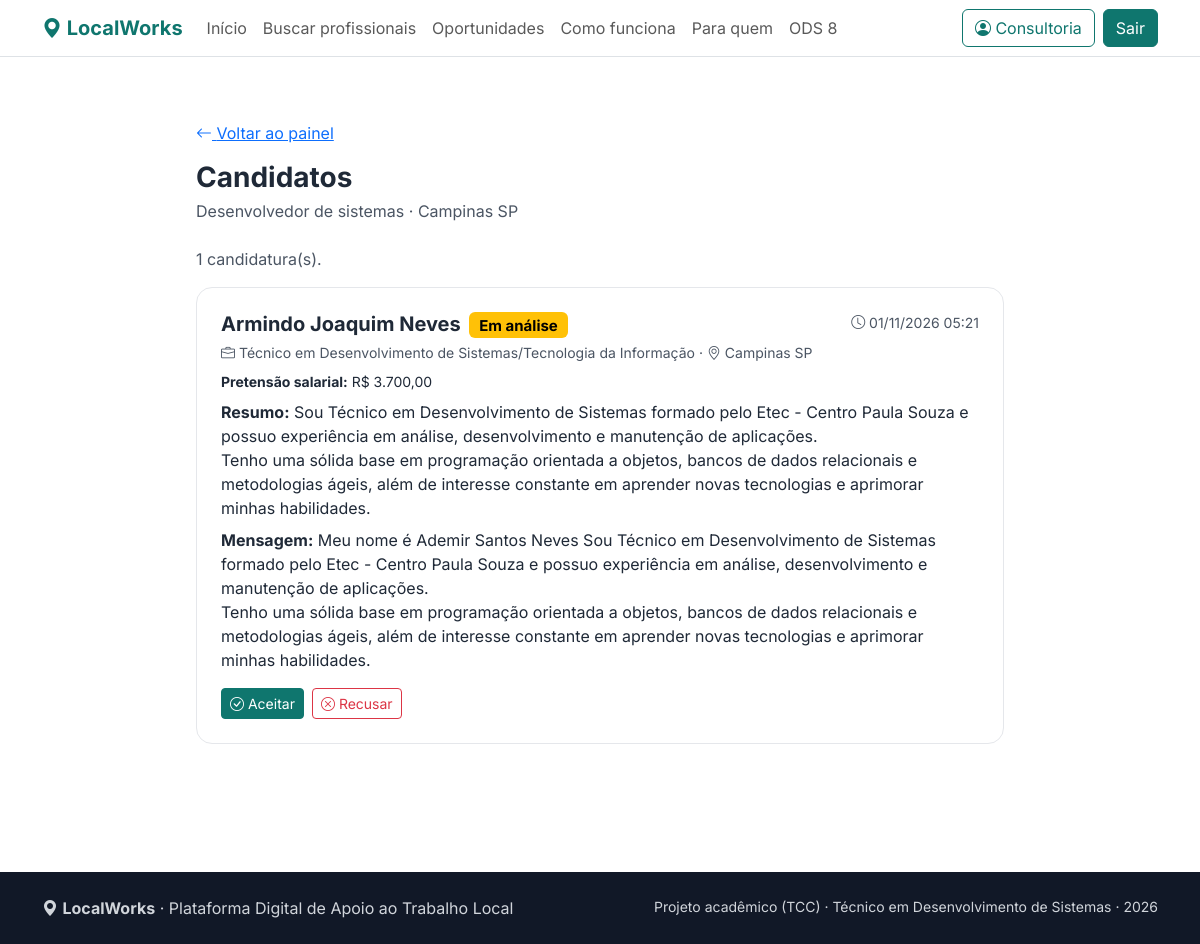
The app's page /candidatos.php?id=1 (signed in) with its own data.
### tables this page shows
CREATE TABLE `oportunidade` (
  `id_oportunidade` int(10) UNSIGNED NOT NULL,
  `titulo` varchar(100) NOT NULL,
  `descricao` text DEFAULT NULL,
  `localizacao` varchar(100) DEFAULT NULL,
  `valor_proposto` decimal(10,2) DEFAULT NULL,
  `publicada` tinyint(1) NOT NULL DEFAULT 1,
  `data_publicacao` datetime NOT NULL DEFAULT current_timestamp(),
  `id_contratante` int(10) UNSIGNED NOT NULL,
  `id_categoria` int(10) UNSIGNED NOT NULL
);

CREATE TABLE `candidatura` (
  `id_candidatura` int(10) UNSIGNED NOT NULL,
  `id_oportunidade` int(10) UNSIGNED NOT NULL,
  `id_usuario` int(10) UNSIGNED NOT NULL,
  `mensagem` text DEFAULT NULL,
  `status` enum('enviada','aceita','recusada') NOT NULL DEFAULT 'enviada',
  `data_candidatura` datetime NOT NULL DEFAULT current_timestamp()
);

CREATE TABLE `usuario` (
  `id_usuario` int(10) UNSIGNED NOT NULL,
  `nome` varchar(100) NOT NULL,
  `email` varchar(100) NOT NULL,
  `telefone` varchar(20) DEFAULT NULL,
  `senha` varchar(255) NOT NULL
);

CREATE TABLE `candidato` (
  `id_candidato` int(10) UNSIGNED NOT NULL,
  `area_interesse` varchar(100) NOT NULL,
  `cidade` varchar(100) DEFAULT NULL,
  `resumo` text DEFAULT NULL,
  `pretensao_salarial` decimal(10,2) DEFAULT NULL
);

### includes/iniciar.php (called while the page is built, shortened)
<?php
require_once __DIR__ . '/../src/Conexao.php';
function e(mixed $texto): string
{
    return htmlspecialchars((string) $texto, ENT_QUOTES, 'UTF-8');
}
function formatarValor(mixed $valor): string
{
    return 'R$ ' . number_format((float) $valor, 2, ',', '.');
}
function usuarioLogado(): ?array
{
    return $_SESSION['usuario'] ?? null;
}

### src/Conexao.php (called while the page is built, shortened)
<?php
final class Conexao
{
    private static ?PDO $pdo = null;
    public static function obter(): PDO
    {
        if (self::$pdo instanceof PDO) {
            return self::$pdo;
        }
        $host = '127.0.0.1';
        $porta = '3306';
        $banco = 'LocalWorks_DB';
        $usuario = 'root';
        $senha = '';
        $dsn = "mysql:host={$host};port={$porta};dbname={$banco};charset=utf8mb4";
        self::$pdo = new PDO($dsn, $usuario, $senha, [
            PDO::ATTR_ERRMODE => PDO::ERRMODE_EXCEPTION,
            PDO::ATTR_DEFAULT_FETCH_MODE => PDO::FETCH_ASSOC,
            PDO::ATTR_EMULATE_PREPARES => false,
        ]);
        return self::$pdo;
    }
}

### src/Candidatura.php (called while the page is built, shortened)
<?php
require_once __DIR__ . '/Conexao.php';
final class Candidatura
{
    private static function rodar(string $sql, array $params = []): PDOStatement
    {
        $stmt = Conexao::obter()->prepare($sql);
        $stmt->execute($params);
        return $stmt;
    }
    public static function rotulo(string $status): string
    {
        return match ($status) {
            'aceita' => 'Aceita',
            'recusada' => 'Recusada',
            default => 'Em análise',
        };
    }
    public static function classe(string $status): string
    {
        return match ($status) {
            'aceita' => 'text-bg-success',
            'recusada' => 'text-bg-secondary',
            default => 'text-bg-warning',
        };
    }
    public static function oportunidadeDoContratante(
        int $idOportunidade,
        int $idContratante
    ): ?array {
        return self::rodar(
            'SELECT id_oportunidade, titulo, localizacao, publicada
             FROM oportunidade
             WHERE id_oportunidade = ? AND id_contratante = ?',
            [$idOportunidade, $idContratante]
        )->fetch() ?: null;
    }
    public static function candidatos(int $idOportunidade, int $idContratante): array
    {
        return self::rodar(
            "SELECT
                ca.id_candidatura,
                ca.mensagem,
                ca.status,
                ca.data_candidatura,
                u.id_usuario,
                u.nome,
                t.id_trabalhador IS NOT NULL AS eh_trabalhador,
                COALESCE(c.area_interesse, t.especialidade) AS area,
                COALESCE(c.cidade, t.area_atendimento) AS cidade,
                COALESCE(c.resumo, t.descricao_perfil) AS resumo,
                c.pretensao_salarial,
                CASE WHEN ca.status = 'aceita' THEN u.email END AS email,
                CASE WHEN ca.status = 'aceita' THEN u.telefone END AS telefone
             FROM candidatura ca
             INNER JOIN oportunidade o
                ON o.id_oportunidade = ca.id_oportunidade
             INNER JOIN usuario u
                ON u.id_usuario = ca.id_usuario
             LEFT JOIN candidato c
                ON c.id_candidato = u.id_usuario
             LEFT JOIN trabalhador t
                ON t.id_trabalhador = u.id_usuario
             WHERE ca.id_oportunidade = ?
               AND o.id_contratante = ?
             ORDER BY ca.data_candidatura DESC, ca.id_candidatura DESC",
            [$idOportunidade, $idContratante]
        )->fetchAll();
    }
}

### public/candidatos.php (the view, shortened to what this page needs)
<?php
require_once __DIR__ . '/../includes/iniciar.php';
require_once __DIR__ . '/../src/Candidatura.php';
$u = usuarioLogado();
$idContratante = (int) $u['id'];
$idOp = (int) ($_GET['id'] ?? 0);
$erro = '';
$op = null;
$candidatos = [];
try {
    $op = Candidatura::oportunidadeDoContratante($idOp, $idContratante);
} catch (Throwable $ex) {
    error_log('candidatos.php: ' . $ex->getMessage());
    $erro = 'Não foi possível carregar os candidatos agora.';
}
if ($op) {
    try {
        $candidatos = Candidatura::candidatos($idOp, $idContratante);
    } catch (Throwable $ex) {
        error_log('candidatos.php: ' . $ex->getMessage());
        $erro = 'Não foi possível carregar os candidatos agora.';
    }
} elseif (!$erro) {
    http_response_code(404);
}
require_once __DIR__ . '/../includes/cabecalho.php';
?>
<section class="secao">
    <div class="container" style="max-width: 52rem;">
        <a href="painel.php" class="d-inline-block mb-3">
            <i class="bi bi-arrow-left"></i> Voltar ao painel
        </a>
        <?php if (!$op): ?>
            <?php if (!$erro): ?>
                <div class="alert alert-warning" role="alert">
                    Oportunidade não encontrada ou não pertence a você.
                </div>
            <?php endif; ?>
        <?php else: ?>
            <h1 class="h3 fw-bold mb-1">Candidatos</h1>
            <p class="text-secondary mb-4">
                <?= e($op['titulo']) ?> · <?= e($op['localizacao'] ?: 'Local não informado') ?>
            </p>
            <?php if (!$candidatos): ?>
                <p class="text-secondary">Ainda não há candidaturas para esta oportunidade.</p>
            <?php else: ?>
                <p class="text-secondary"><?= count($candidatos) ?> candidatura(s).</p>
                <?php foreach ($candidatos as $c): ?>
                    <div class="cartao bg-white p-4 mb-3">
                        <div class="d-flex flex-column flex-md-row justify-content-between gap-2 mb-2">
                            <div>
                                <h2 class="h5 fw-bold mb-1">
                                    <?= e($c['nome']) ?>
                                    <span class="badge <?= e(Candidatura::classe($c['status'])) ?> ms-1">
                                        <?= e(Candidatura::rotulo($c['status'])) ?>
                                    </span>
                                </h2>
                                <p class="small text-secondary mb-0">
                                    <i class="bi bi-briefcase"></i>
                                    <?= e($c['area'] ?: 'Área não informada') ?>
                                    · <i class="bi bi-geo-alt"></i>
                                    <?= e($c['cidade'] ?: 'Cidade não informada') ?>
                                </p>
                            </div>
                            <span class="small text-secondary text-nowrap">
                                <i class="bi bi-clock"></i>
                                <?= e(date('d/m/Y H:i', strtotime($c['data_candidatura']))) ?>
                            </span>
                        </div>
                        <?php if ($c['pretensao_salarial'] !== null): ?>
                            <p class="small mb-2">
                                <strong>Pretensão salarial:</strong>
                                <?= e(formatarValor($c['pretensao_salarial'])) ?>
                            </p>
                        <?php endif; ?>
                        <?php if ($c['resumo']): ?>
                            <p class="mb-2">
                                <strong>Resumo:</strong>
                                <?= nl2br(e(mb_strimwidth((string) $c['resumo'], 0, 400, '…'))) ?>
                            </p>
                        <?php endif; ?>
                        <?php if ($c['mensagem']): ?>
                            <p class="mb-3">
                                <strong>Mensagem:</strong>
                                <?= nl2br(e($c['mensagem'])) ?>
                            </p>
                        <?php endif; ?>
                        <div class="d-flex flex-wrap gap-2">
                            <?php if ($c['status'] !== 'aceita'): ?>
                                <form method="post" class="m-0">
                                    <button class="btn btn-primary btn-sm" type="submit">
                                        <i class="bi bi-check-circle"></i> Aceitar
                                    </button>
                                </form>
                            <?php endif; ?>
                            <?php if ($c['status'] !== 'recusada'): ?>
                                <form method="post" class="m-0">
                                    <button class="btn btn-outline-danger btn-sm" type="submit">
                                        <i class="bi bi-x-circle"></i> Recusar
                                    </button>
                                </form>
                            <?php endif; ?>
                        </div>
                    </div>
                <?php endforeach; ?>
            <?php endif; ?>
        <?php endif; ?>
    </div>
</section>
<?php require_once __DIR__ . '/../includes/rodape.php'; ?>

### public/assets/css/estilo.css (style rules this page uses)
:root { --lw-primaria: #0f766e; --lw-primaria-escura: #0b5f59; --lw-destaque: #f59e0b; --bs-primary: #0f766e; --bs-primary-rgb: 15, 118, 110; --bs-link-color: #0f766e; --bs-link-hover-color: #0b5f59; --bs-font-sans-serif: 'Inter', system-ui, -apple-system, 'Segoe UI', sans-serif; }
body { color: #1f2937; }
.btn-primary { --bs-btn-bg: var(--lw-primaria); --bs-btn-border-color: var(--lw-primaria); --bs-btn-hover-bg: var(--lw-primaria-escura); --bs-btn-hover-border-color: var(--lw-primaria-escura); --bs-btn-active-bg: var(--lw-primaria-escura); --bs-btn-active-border-color: var(--lw-primaria-escura); }
.secao { padding: 4rem 0; }
.cartao { border: 1px solid #e5e7eb; border-radius: 1rem; transition: transform 0.15s, box-shadow 0.15s; }
.text-secondary { color: #4b5563 !important; }

### records on screen
oportunidade: titulo "Desenvolvedor de sistemas", localizacao "Campinas SP"
candidatura: id_usuario.nome "Armindo Joaquim Neves", status "Em análise", area "Técnico em Desenvolvimento de Sistemas/Tecnologia da Informação", cidade "Campinas SP", data_candidatura "01/11/2026 05:21", candidato.pretensao_salarial "R$ 3.700,00", resumo "Sou Técnico em Desenvolvimento de Sistemas formado pelo Etec - Centro Paula Souza e possuo experiência em análise, desenvolvimento e manutenção de aplicações. Tenho uma sólida base em programação orientada a objetos, bancos de dados relacionais e metodologias ágeis, além de interesse constante em aprender novas tecnologias e aprimorar minhas habilidades.", mensagem "Meu nome é Ademir Santos Neves Sou Técnico em Desenvolvimento de Sistemas formado pelo Etec - Centro Paula Souza e possuo experiência em análise, desenvolvimento e manutenção de aplicações. Tenho uma sólida base em programação orientada a objetos, bancos de dados relacionais e metodologias ágeis, além de interesse constante em aprender novas tecnologias e aprimorar minhas habilidades."

### other values on screen
explode(' ', $usuarioNav['nome'])[0] "Consultoria"
count($candidatos) "1"
